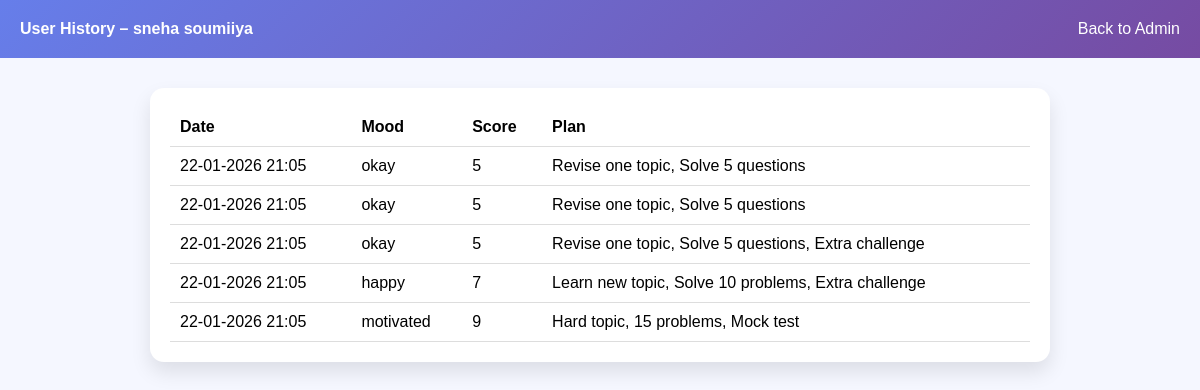
Screenshot of /admin/user/2 with the database file from the repository.
### tables this page shows
CREATE TABLE users (
            id INTEGER PRIMARY KEY AUTOINCREMENT,
            username TEXT UNIQUE,
            password TEXT,
            goal TEXT
        );

CREATE TABLE history (
            id INTEGER PRIMARY KEY AUTOINCREMENT,
            user_id INTEGER,
            mood TEXT,
            score INTEGER,
            plan TEXT,
            date TEXT
        );

### app.py (the view)
@app.route("/admin/user/<int:uid>")
def admin_user(uid):
    con = get_db()
    cur = con.cursor()
    cur.execute("SELECT username FROM users WHERE id=?", (uid,))
    user = cur.fetchone()
    if not user:
        con.close()
        return "User not found"
    username = user[0]
    cur.execute("""
        SELECT mood, score, plan, date
        FROM history WHERE user_id=?
        ORDER BY id DESC
    """, (uid,))
    history = cur.fetchall()
    con.close()
    return render_template("user_history.html", username=username, history=history)

### app.py (called while the page is built)
def get_db():
    return sqlite3.connect("moods.db")

### templates/user_history.html (shortened to what this page needs)
<!DOCTYPE html>
<html>
<head>
</head>
<body>
<div class="top">
    <div><strong>User History – {{ username }}</strong></div>
    <div><a href="/admin">Back to Admin</a></div>
</div>
<div class="container">
    {% if history %}
        <div class="card">
            <table>
                <tr>
                    <th>Date</th>
                    <th>Mood</th>
                    <th>Score</th>
                    <th>Plan</th>
                </tr>
                {% for mood, score, plan, date in history %}
                <tr>
                    <td>{{ date }}</td>
                    <td>{{ mood }}</td>
                    <td>{{ score }}</td>
                    <td>{{ plan }}</td>
                </tr>
                {% endfor %}
            </table>
        </div>
    {% else %}
        <div class="card">
            <p>No history available for this user.</p>
        </div>
    {% endif %}
</div>
</body>
</html>

### templates/user_history.html (style rules this page uses)
body { font-family: Arial; background: #f5f7ff; margin: 0; }
.top { background: linear-gradient(135deg,#667eea,#764ba2); color: white; padding: 20px; display: flex; justify-content: space-between; align-items: center; }
.container { max-width: 900px; margin: auto; padding: 30px; }
.card { background: white; padding: 20px; border-radius: 14px; box-shadow: 0 10px 20px rgba(0,0,0,0.1); margin-bottom: 15px; }
table { width: 100%; border-collapse: collapse; }
th, td { padding: 10px; border-bottom: 1px solid #ddd; text-align: left; }
a { color: white; text-decoration: none; }

### rows the page displays
users: username "sneha soumiiya"
history: date "22-01-2026 21:05", mood "okay", score "5", plan "Revise one topic, Solve 5 questions"
history: date "22-01-2026 21:05", mood "okay", score "5", plan "Revise one topic, Solve 5 questions"
history: date "22-01-2026 21:05", mood "okay", score "5", plan "Revise one topic, Solve 5 questions, Extra challenge"
history: date "22-01-2026 21:05", mood "happy", score "7", plan "Learn new topic, Solve 10 problems, Extra challenge"
history: date "22-01-2026 21:05", mood "motivated", score "9", plan "Hard topic, 15 problems, Mock test"
